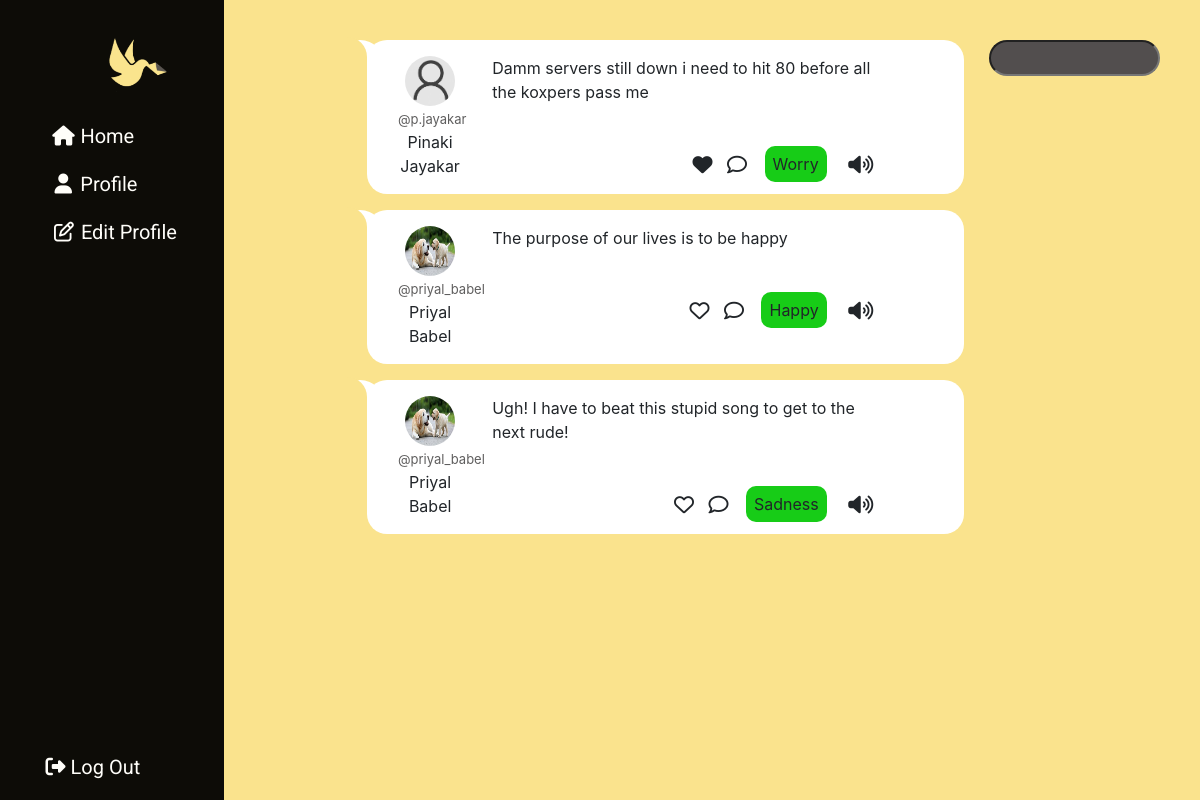
Page /home/ (signed in) on the earlier database version.
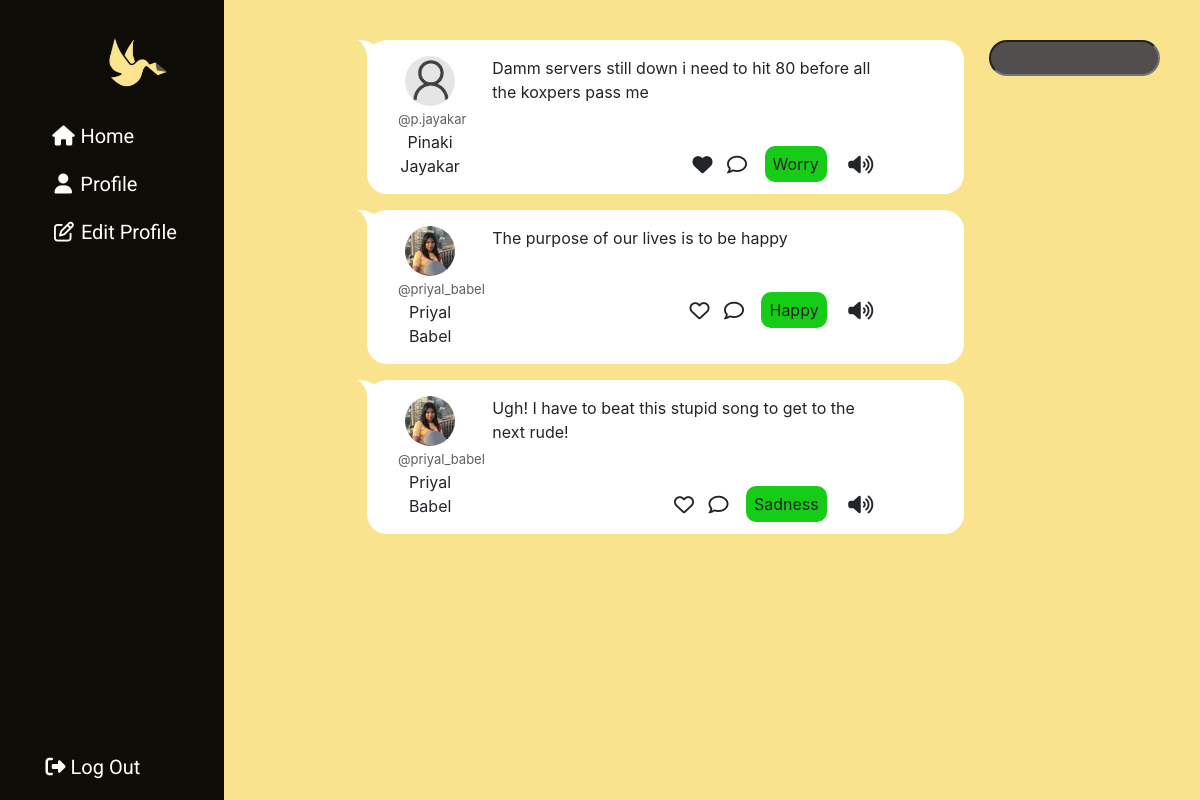
Same page on the later database version.
### website/models.py (models this page shows, shortened)
class Post(models.Model):
    user = models.ForeignKey(User,on_delete=models.CASCADE)
    content = models.TextField()
    time_posted = models.DateTimeField(default=timezone.now)
    emotion = models.TextField()

class Profile(models.Model):
    user = models.OneToOneField(User,on_delete=models.CASCADE)
    profile_picture = models.ImageField(default='default.png',upload_to=upload_location)
    gender = models.CharField(max_length=1, choices=GENDER_CHOICES)
    bio = models.CharField(max_length=1000)
    birth_date = models.DateField(null=True)
    REQUIRED_FIELDS = ['gender','birth_date']

### website/views.py (the view)
# urls.py: 2. Add a URL to urlpatterns:  path('', views.home, name='home')
@login_required
def home(request):
    if request.method == 'POST':
        post_form = PostContent(request.POST)
        post = post_form.save(commit=False)
        post.emotion = "Happy"
        post.user = request.user
        post.save()
        return render(request,'website/home.html', {'post_form': post_form,'emotions':emotions})
    else:
        posts_list = Post.objects.all().order_by('-time_posted')
        post_form = PostContent()
        return render(request,'website/home.html', {'post_form': post_form, 'posts_list':posts_list,'emotions':emotions})

### website/forms.py
class PostContent(forms.ModelForm):
    content = forms.CharField()
    class Meta:
        model = Post
        fields = ["content"]

### website/templates/website/home.html (shortened to what this page needs)
{% extends "website/base.html" %}
{% load static %}
{% block style %}
<link rel="stylesheet" type="text/css" href="{% static 'website/home.css'%}" />
<link rel="stylesheet" type="text/css" href="{% static 'website/post.css'%}" />
<link rel="stylesheet" type="text/css" href="{% static 'website/postComments.css'%}" />
{% endblock style %}
{% block body %}
<div class="row justify-content-end">
 {% include 'website/sidepanel.html' %}
    <div class="right col-md-9 col-12 mt-4">
    <div class="row">
      <div class="col-9">
        {% for post in posts_list %}
          <div class="postContainer row my-2 mt-3">
          <div class="col-2 text-center">
          <div>
          <img src="/media/{{post.user.profile.profile_picture}}" class="profile_image"></img>
          </div>
          <div>
              <span class="username">@{{post.user.username}}</span>
            </div>
            <div>
              {{post.user.first_name}} <span> {{post.user.last_name}}</span>
            </div>
          </div>
          <div class="col-9">
            <div>
              {{post.content}}
            </div>
            <div class="text-right align-self-end mt-5">
              <span><button class="far fa-heart fa-lg btn bg-transparent p-1" id="post-{{post.id}}" onclick="like({{post.id}});"></button></span>
              <span><button class="far fa-comment fa-lg btn bg-transparent p-1 mr-2" data-toggle="modal" data-target="#PostModal{{post.id}}"></button></span>
              <span class="emotion p-2 mr-1">{{post.emotion}}</span>
            <span><button class="fas fa-volume-up fa-lg btn bg-transparent" id="{{post.content}}"></button></span>
            </div>
          </div>
          </div>
        {% endfor %}
      </div>
      <div class="col-3 d-flex flex-column align-items-center">
        <input type="text" class="search mt-3 py-1 px-3" id="search">
      </div>
    </div>
    </div>
</div>
{% endblock body %}

### website/templates/website/base.html (shortened to what this page needs)
<!DOCTYPE html>
{% load static %}
<html lang="en">
<head>
    <link rel="stylesheet" href="https://cdn.jsdelivr.net/npm/bootstrap@4.6.1/dist/css/bootstrap.min.css">
    <link rel="stylesheet" type="text/css" href="{% static 'website/base.css'%}" />
    <link rel="stylesheet" type="text/css" href="{% static 'website/sidepanel.css'%}" />
    {% block style %}
    {% endblock style %}
</head>
<body>
    {% block body %}
    {% endblock body %}
</body>
</html>

### website/templates/website/sidepanel.html (shortened to what this page needs)
<div class="sidebar text-center">
    <div class="logo">
        <a id="btn">
            <img src="/media/logo.png"  class="logo-img" id="btn"></img>
        </a>
    </div>
    <ul class="nav-list">
        <li>
            <a href="{% url 'home' %}" class="home">
                <i class="fa fa-home" aria-hidden="true"></i>
                <span class="link-name">Home</span>
            </a>
        </li>
        <li>
            <a href="" class="prof">
                <i class="fa fa-user" aria-hidden="true"></i>
                <span class="link-name ">Profile</span>
            </a>
        </li>
        <li>
            <a href={% url 'edit-profile' %} class="edit">
                <i class="fa fa-edit"></i>
                <span class="link-name ">Edit Profile</span>
            </a>
        </li>
    </ul>
    <div class="logout" id="log-out">
        <a href="{% url 'logout' %}">
            <i class="fa fa-sign-out" aria-hidden="true"></i>
            <span class="link-name">Log Out</span>
        </a>
    </div>
</div>

### website/static/website/base.css (style rules this page uses)
:root { --base: #FAE38D; --danger: #9c2b2e; --hover: #252525; --gray: #524E4E; }

### website/static/website/sidepanel.css (style rules this page uses)
.sidebar .logo-img { height: 3rem; width: 5rem; margin-left: -0.3rem; margin-top: 20px; align-items: center; cursor: pointer; transition: all 0.5s ease; }
.sidebar { font-family: 'Roboto', sans-serif; position: fixed; top:0; left: 0; height: 100%; width: 4rem; background-color: black; color: white; transition: all 0.5s ease; }
.sidebar.active { width: 14rem; opacity: 0.95; transition: all 0.5s ease; margin-right: 20rem!important; }
.sidebar .link-name { display: none; pointer-events: none; transition: all 0.5s ease; opacity: 0; }
.sidebar.active .link-name { display: inline-flex; pointer-events: auto; transition: all 0.5s ease; opacity: 1; }
.sidebar.active .logo-img { height: 5rem; width: 7rem; margin-left: 3rem; transition: all 0.5s ease; }
.sidebar.active .home { padding-left: 2rem; padding-right: 5.2rem; transition: all 0.5s ease; }
.sidebar.active .edit { padding-left: 2rem; padding-right: 2.5rem; transition: all 0.5s ease; }
.sidebar.active .prof { padding-left: 2rem; padding-right: 5rem; transition: all 0.5s ease; }
.sidebar ul { list-style-type: none; margin-left: -1.7rem; margin-top:1rem; transition: all 0.5s ease; }
.sidebar.active ul { list-style-type: none; margin-top:1rem; transition: all 0.5s ease; }
.sidebar ul li { list-style: none; position: relative; height: 3rem; width: 100%; line-height: 2.5rem; transition: all 0.5s ease; }
.sidebar ul li a { color:white; align-items: center; text-align: center; text-decoration: none; transition: all 0.4s ease; font-size: 20px; padding-left: 5px; padding-right: 5px; transition: all 0.5s ease; }
.sidebar.active ul li a { color:white; align-items: center; text-align: center; text-decoration: none; transition: all 0.4s ease; font-size: 20px; padding-left: 5px; padding-right: 5px; transition: all 0.5s ease; }
.sidebar ul li a i { height: 2.5rem; min-width: 1.5rem; border-radius: 10px; line-height: 2.5rem; transition: all 0.5s ease; }
.sidebar.active ul li a i { height: 2.5rem; min-width: 1.5rem; border-radius: 10px; line-height: 2.5rem; transition: all 0.5s ease; }
.sidebar .logout { position: absolute; bottom: 1rem; padding-top: 2px; padding-bottom: 2px; transition: all 0.5s ease; }
.sidebar.active .logout { position: absolute; bottom: 1rem; transition: all 0.5s ease; }
.sidebar .logout a { color: white; text-decoration: none; text-align: center; transition: all 0.4s ease; padding-left: 5px; padding-right: 5px; font-size: 20px; bottom: 0; position: relative; margin-left: 0.85rem; }
.sidebar.active .logout a { color: white; text-decoration: none; text-align: center; transition: all 0.4s ease; padding-left: 2rem; padding-right: 4.5rem; font-size: 20px; bottom: 0; position: relative; margin-left: 0.85rem; transition: all 0.5s ease; }

### website/static/website/home.css (style rules this page uses)
body { background-color: var(--base); }
.row { max-width: 100vw; }
.right { padding-left: 2rem; }
.search { background-color: var(--gray); width: 90%; color: white; border-radius: 20px; }
img { border-radius: 50%; }

### website/static/website/post.css (style rules this page uses)
.postContainer { position: relative; background-color: white !important; border-color: black; border-width: thick; border-radius: 20px; padding: 1rem; margin-left: 50px !important; }
.postContainer::before { content: ""; position: absolute; z-index:-1; left: -22px; top: 0; width: 40px; border-bottom: 35px solid white; border-top-right-radius: 25px; }
.postContainer::after { content: ""; position: absolute; z-index:-1; left: -28px; top: -3px; height: 38px; width: 28px; background: var(--base); border-top-right-radius: 20px; }
.emotion { background-color: rgb(23, 204, 23); border-radius: 10px; }
.username { color: rgb(95, 94, 94); font-size: small; }
.profile_image { width: 50px; height: 50px; }

Differences in the rows shown:
changed through a linked row, Post "The purpose of our lives is to be happy": user.profile.profile_picture: a different picture
changed through a linked row, Post "Ugh! I have to beat this stupid song to get to the next rude!": user.profile.profile_picture: a different picture
